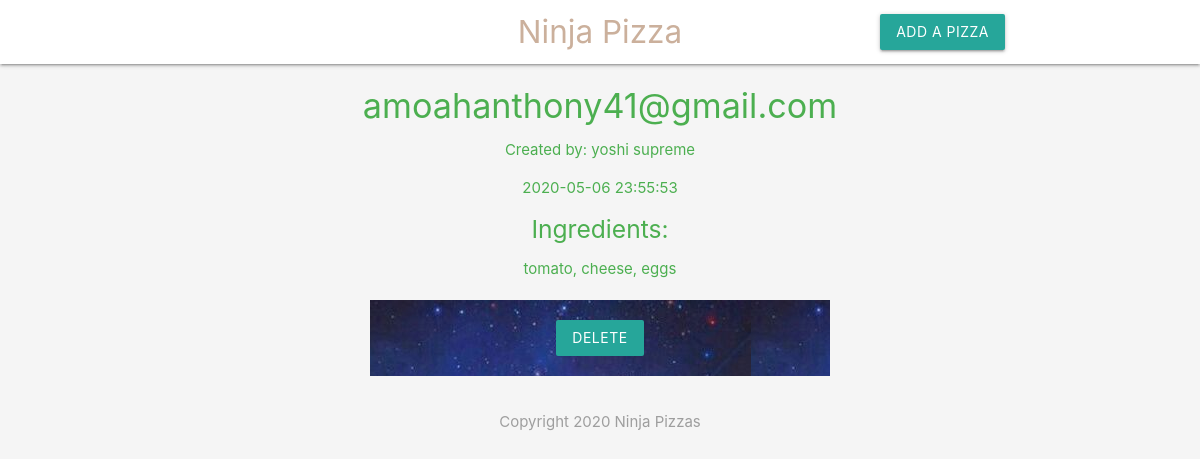
The app's page /details.php?id=3 with its own data.
### tables this page shows
CREATE TABLE `pizzas` (
  `id` int(11) NOT NULL,
  `title` varchar(255) NOT NULL,
  `ingredients` varchar(255) NOT NULL,
  `email` varchar(255) NOT NULL,
  `created_at` timestamp NOT NULL DEFAULT current_timestamp()
);

### details.php (the view, shortened to what this page needs)
<?php
	$conn = mysqli_connect('localhost','Prince', '12345','ninja_pizza');
if(isset($_GET['id'])){
	$id = mysqli_real_escape_string($conn, $_GET['id']);
	$sql = "SELECT * FROM pizzas WHERE id = $id";
	$result = mysqli_query($conn, $sql);
	$pizza = mysqli_fetch_assoc($result);
}
 ?>
<!DOCTYPE html>
<html>
<?php include ('header.php'); ?>
<div class="container center green-text">
	<?php if($pizza): ?>
		<h4><?php echo htmlspecialchars($pizza['title']); ?></h4>
		<p>Created by: <?php echo htmlspecialchars($pizza['email']); ?></p>
		<p><?php echo date($pizza['created_at']);  ?></p>
		<h5>Ingredients:</h5>
		<p><?php echo htmlspecialchars($pizza['ingredients']); ?></p>
		<form action="details.php" method="POST">
			<input type="submit" name="delete" value="Delete" class="btn brand z-depth-0">
		</form>
	<?php else: ?>
		<h5>No such pizza exists!</h5>
	<?php endif; ?>
</div>
 <?php include ('footer.php'); ?>
</html>

### header.php (style rules this page uses)
.brand { background: : #cbb09c !important; }
form { max-width: 460px; margin: 20px auto; padding: 20px; background-image: url("images/img_background.jpg"); }

### records on screen
pizzas: title "amoahanthony41@gmail.com", email "yoshi supreme", created_at "2020-05-06 23:55:53", ingredients "tomato, cheese, eggs"
